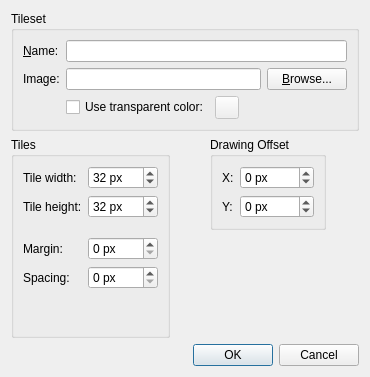
<?xml version="1.0" encoding="UTF-8"?>
<ui version="4.0">
 <class>NewTilesetDialog</class>
 <widget class="QDialog" name="NewTilesetDialog">
  <property name="geometry">
   <rect>
    <x>0</x>
    <y>0</y>
    <width>370</width>
    <height>377</height>
   </rect>
  </property>
  <property name="windowTitle">
   <string>New Tileset</string>
  </property>
  <layout class="QVBoxLayout" name="verticalLayout_2">
   <item>
    <widget class="QGroupBox" name="groupBox_2">
     <property name="title">
      <string>Tileset</string>
     </property>
     <layout class="QGridLayout" name="gridLayout_2">
      <item row="0" column="0">
       <widget class="QLabel" name="label">
        <property name="text">
         <string>&amp;Name:</string>
        </property>
        <property name="buddy">
         <cstring>name</cstring>
        </property>
       </widget>
      </item>
      <item row="0" column="1" colspan="2">
       <widget class="QLineEdit" name="name"/>
      </item>
      <item row="1" column="0">
       <widget class="QLabel" name="label_2">
        <property name="text">
         <string>Image:</string>
        </property>
       </widget>
      </item>
      <item row="1" column="1">
       <widget class="QLineEdit" name="image"/>
      </item>
      <item row="1" column="2">
       <widget class="QPushButton" name="browseButton">
        <property name="text">
         <string>&amp;Browse...</string>
        </property>
       </widget>
      </item>
      <item row="2" column="1" colspan="2">
       <layout class="QHBoxLayout" name="horizontalLayout">
        <item>
         <widget class="QCheckBox" name="useTransparentColor">
          <property name="text">
           <string>Use transparent color:</string>
          </property>
         </widget>
        </item>
        <item>
         <widget class="Tiled::Internal::ColorButton" name="colorButton">
          <property name="enabled">
           <bool>false</bool>
          </property>
         </widget>
        </item>
        <item>
         <spacer name="horizontalSpacer_2">
          <property name="orientation">
           <enum>Qt::Horizontal</enum>
          </property>
          <property name="sizeHint" stdset="0">
           <size>
            <width>0</width>
            <height>0</height>
           </size>
          </property>
         </spacer>
        </item>
       </layout>
      </item>
     </layout>
    </widget>
   </item>
   <item>
    <layout class="QHBoxLayout" name="horizontalLayout_2">
     <property name="spacing">
      <number>0</number>
     </property>
     <item>
      <widget class="QGroupBox" name="groupBox">
       <property name="title">
        <string>Tiles</string>
       </property>
       <layout class="QGridLayout" name="gridLayout">
        <item row="0" column="0">
         <widget class="QLabel" name="label_3">
          <property name="text">
           <string>Tile width:</string>
          </property>
         </widget>
        </item>
        <item row="0" column="1">
         <widget class="QSpinBox" name="tileWidth">
          <property name="enabled">
           <bool>true</bool>
          </property>
          <property name="suffix">
           <string extracomment="Remember starting with a space."> px</string>
          </property>
          <property name="minimum">
           <number>1</number>
          </property>
          <property name="maximum">
           <number>9999</number>
          </property>
          <property name="value">
           <number>32</number>
          </property>
         </widget>
        </item>
        <item row="1" column="0">
         <widget class="QLabel" name="label_4">
          <property name="text">
           <string>Tile height:</string>
          </property>
         </widget>
        </item>
        <item row="1" column="1">
         <widget class="QSpinBox" name="tileHeight">
          <property name="suffix">
           <string> px</string>
          </property>
          <property name="minimum">
           <number>1</number>
          </property>
          <property name="maximum">
           <number>9999</number>
          </property>
          <property name="value">
           <number>32</number>
          </property>
         </widget>
        </item>
        <item row="2" column="1">
         <spacer name="verticalSpacer_2">
          <property name="orientation">
           <enum>Qt::Vertical</enum>
          </property>
          <property name="sizeType">
           <enum>QSizePolicy::Fixed</enum>
          </property>
          <property name="sizeHint" stdset="0">
           <size>
            <width>10</width>
            <height>13</height>
           </size>
          </property>
         </spacer>
        </item>
        <item row="3" column="0">
         <widget class="QLabel" name="label_5">
          <property name="toolTip">
           <string>The space at the edges of the tileset.</string>
          </property>
          <property name="text">
           <string>Margin:</string>
          </property>
         </widget>
        </item>
        <item row="3" column="1">
         <widget class="QSpinBox" name="margin">
          <property name="suffix">
           <string> px</string>
          </property>
          <property name="minimum">
           <number>0</number>
          </property>
          <property name="maximum">
           <number>99</number>
          </property>
          <property name="value">
           <number>0</number>
          </property>
         </widget>
        </item>
        <item row="4" column="1">
         <widget class="QSpinBox" name="spacing">
          <property name="suffix">
           <string> px</string>
          </property>
          <property name="minimum">
           <number>0</number>
          </property>
          <property name="maximum">
           <number>99</number>
          </property>
          <property name="value">
           <number>0</number>
          </property>
         </widget>
        </item>
        <item row="5" column="1">
         <spacer name="verticalSpacer">
          <property name="orientation">
           <enum>Qt::Vertical</enum>
          </property>
          <property name="sizeHint" stdset="0">
           <size>
            <width>20</width>
            <height>0</height>
           </size>
          </property>
         </spacer>
        </item>
        <item row="4" column="0">
         <widget class="QLabel" name="label_6">
          <property name="toolTip">
           <string>The space between the tiles.</string>
          </property>
          <property name="text">
           <string>Spacing:</string>
          </property>
         </widget>
        </item>
       </layout>
      </widget>
     </item>
     <item>
      <spacer name="horizontalSpacer">
       <property name="orientation">
        <enum>Qt::Horizontal</enum>
       </property>
       <property name="sizeType">
        <enum>QSizePolicy::Fixed</enum>
       </property>
       <property name="sizeHint" stdset="0">
        <size>
         <width>40</width>
         <height>20</height>
        </size>
       </property>
      </spacer>
     </item>
     <item>
      <layout class="QVBoxLayout" name="verticalLayout">
       <item>
        <widget class="QGroupBox" name="groupBox_3">
         <property name="toolTip">
          <string>An offset applied when drawing the tiles.</string>
         </property>
         <property name="title">
          <string>Drawing Offset</string>
         </property>
         <layout class="QGridLayout" name="gridLayout_3">
          <item row="0" column="0">
           <widget class="QLabel" name="label_7">
            <property name="text">
             <string>X:</string>
            </property>
           </widget>
          </item>
          <item row="0" column="1">
           <widget class="QSpinBox" name="offsetX">
            <property name="enabled">
             <bool>true</bool>
            </property>
            <property name="suffix">
             <string> px</string>
            </property>
            <property name="minimum">
             <number>-9999</number>
            </property>
            <property name="maximum">
             <number>9999</number>
            </property>
           </widget>
          </item>
          <item row="1" column="0">
           <widget class="QLabel" name="label_8">
            <property name="text">
             <string>Y:</string>
            </property>
           </widget>
          </item>
          <item row="1" column="1">
           <widget class="QSpinBox" name="offsetY">
            <property name="suffix">
             <string> px</string>
            </property>
            <property name="minimum">
             <number>-9999</number>
            </property>
            <property name="maximum">
             <number>9999</number>
            </property>
           </widget>
          </item>
         </layout>
        </widget>
       </item>
       <item>
        <spacer name="verticalSpacer_3">
         <property name="orientation">
          <enum>Qt::Vertical</enum>
         </property>
         <property name="sizeHint" stdset="0">
          <size>
           <width>20</width>
           <height>40</height>
          </size>
         </property>
        </spacer>
       </item>
      </layout>
     </item>
     <item>
      <spacer name="horizontalSpacer_3">
       <property name="orientation">
        <enum>Qt::Horizontal</enum>
       </property>
       <property name="sizeType">
        <enum>QSizePolicy::MinimumExpanding</enum>
       </property>
       <property name="sizeHint" stdset="0">
        <size>
         <width>0</width>
         <height>20</height>
        </size>
       </property>
      </spacer>
     </item>
    </layout>
   </item>
   <item>
    <widget class="QDialogButtonBox" name="buttonBox">
     <property name="orientation">
      <enum>Qt::Horizontal</enum>
     </property>
     <property name="standardButtons">
      <set>QDialogButtonBox::Cancel|QDialogButtonBox::Ok</set>
     </property>
    </widget>
   </item>
  </layout>
 </widget>
 <customwidgets>
  <customwidget>
   <class>Tiled::Internal::ColorButton</class>
   <extends>QToolButton</extends>
   <header>colorbutton.h</header>
  </customwidget>
 </customwidgets>
 <resources/>
 <connections>
  <connection>
   <sender>buttonBox</sender>
   <signal>accepted()</signal>
   <receiver>NewTilesetDialog</receiver>
   <slot>tryAccept()</slot>
   <hints>
    <hint type="sourcelabel">
     <x>257</x>
     <y>367</y>
    </hint>
    <hint type="destinationlabel">
     <x>157</x>
     <y>274</y>
    </hint>
   </hints>
  </connection>
  <connection>
   <sender>buttonBox</sender>
   <signal>rejected()</signal>
   <receiver>NewTilesetDialog</receiver>
   <slot>reject()</slot>
   <hints>
    <hint type="sourcelabel">
     <x>325</x>
     <y>367</y>
    </hint>
    <hint type="destinationlabel">
     <x>286</x>
     <y>274</y>
    </hint>
   </hints>
  </connection>
  <connection>
   <sender>useTransparentColor</sender>
   <signal>toggled(bool)</signal>
   <receiver>colorButton</receiver>
   <slot>setEnabled(bool)</slot>
   <hints>
    <hint type="sourcelabel">
     <x>221</x>
     <y>117</y>
    </hint>
    <hint type="destinationlabel">
     <x>282</x>
     <y>131</y>
    </hint>
   </hints>
  </connection>
 </connections>
 <slots>
  <slot>tryAccept()</slot>
 </slots>
</ui>
